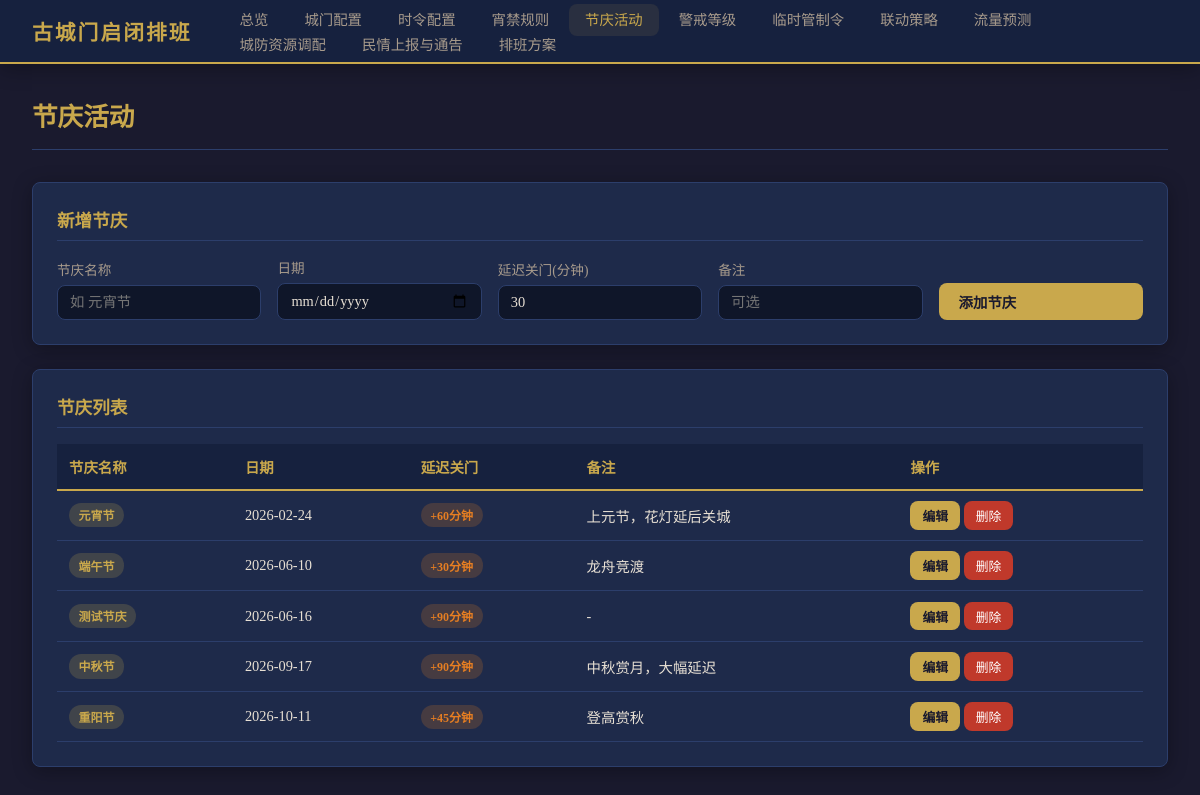
/festivals, run on an earlier commit of the app's database.
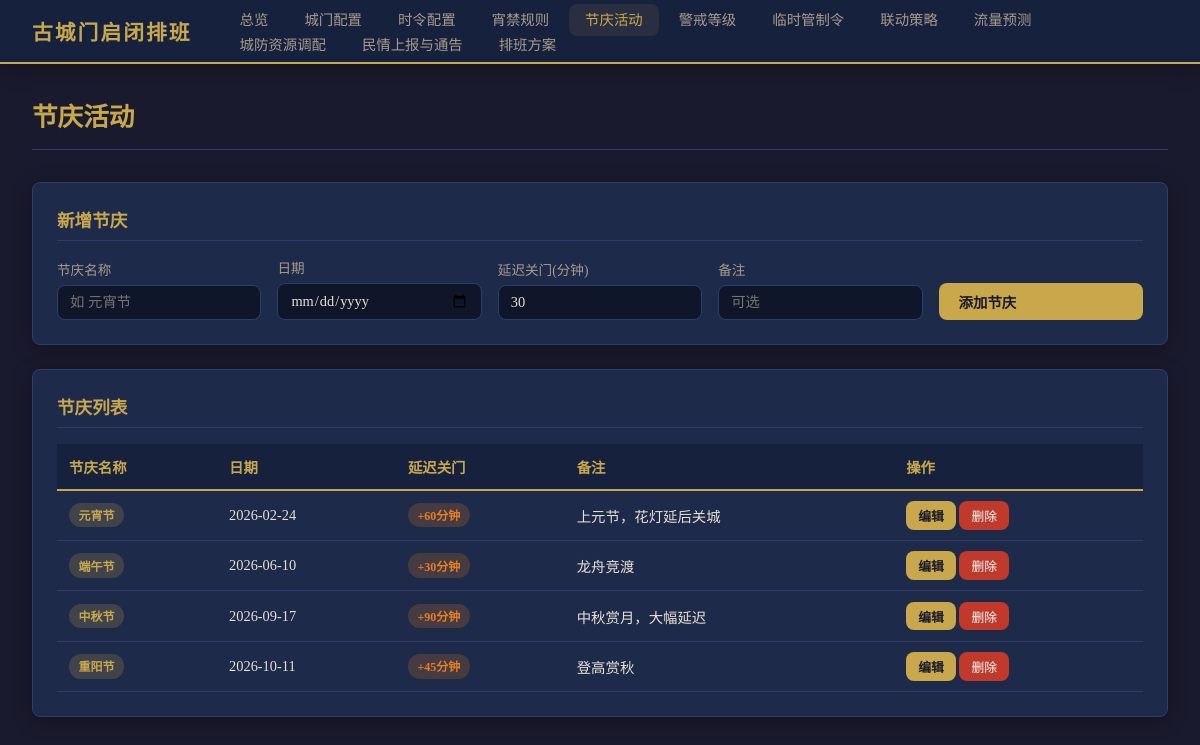
And on a later commit of the database.
### tables this page shows
CREATE TABLE festivals (
            id INTEGER PRIMARY KEY AUTOINCREMENT,
            festival_name TEXT NOT NULL,
            festival_date TEXT NOT NULL UNIQUE,
            delay_minutes INTEGER NOT NULL DEFAULT 30,
            notes TEXT DEFAULT ''
        );

### main.py (the view)
@app.get("/festivals", response_class=HTMLResponse)
async def festivals_page(request: Request, error: str = None):
    conn = get_db()
    festivals = conn.execute("SELECT * FROM festivals ORDER BY festival_date").fetchall()
    conn.close()
    return templates.TemplateResponse("festivals.html", {
        "request": request,
        "festivals": festivals,
        "active_page": "festivals",
        "error_msg": error,
    })

### templates/festivals.html (shortened to what this page needs)
{% extends "base.html" %}
{% block content %}
<div class="page-header">
    <h1>节庆活动</h1>
</div>
<div class="card">
    <h2>新增节庆</h2>
    <form action="/festivals/add" method="post" class="form-grid">
        <div class="form-group">
            <label>节庆名称</label>
            <input type="text" name="festival_name" required placeholder="如 元宵节">
        </div>
        <div class="form-group">
            <label>日期</label>
            <input type="date" name="festival_date" required>
        </div>
        <div class="form-group">
            <label>延迟关门(分钟)</label>
            <input type="number" name="delay_minutes" min="0" max="300" value="30" required>
        </div>
        <div class="form-group">
            <label>备注</label>
            <input type="text" name="notes" placeholder="可选">
        </div>
        <div class="form-group">
            <label>&nbsp;</label>
            <button type="submit" class="btn btn-primary">添加节庆</button>
        </div>
    </form>
</div>
<div class="card">
    <h2>节庆列表</h2>
    <div class="table-responsive">
        <table>
            <thead>
                <tr>
                    <th>节庆名称</th>
                    <th>日期</th>
                    <th>延迟关门</th>
                    <th>备注</th>
                    <th>操作</th>
                </tr>
            </thead>
            <tbody>
                {% for f in festivals %}
                <tr>
                    <td><span class="badge badge-gold">{{ f.festival_name }}</span></td>
                    <td>{{ f.festival_date }}</td>
                    <td><span class="badge badge-orange">+{{ f.delay_minutes }}分钟</span></td>
                    <td>{{ f.notes or '-' }}</td>
                    <td>
                        <button type="button" class="btn btn-primary btn-sm" onclick="openEditModal({{ f.id }}, '{{ f.festival_name }}', '{{ f.festival_date }}', {{ f.delay_minutes }}, '{{ f.notes or '' }}')">编辑</button>
                        <form action="/festivals/delete/{{ f.id }}" method="post" style="display:inline;"
                              onsubmit="return confirm('确定删除节庆 {{ f.festival_name }}？')">
                            <button type="submit" class="btn btn-danger btn-sm">删除</button>
                        </form>
                    </td>
                </tr>
                {% endfor %}
            </tbody>
        </table>
    </div>
</div>
{% endblock %}

What changed in the data, as far as the page shows it:
removed festivals: festival_name "测试节庆", festival_date "2026-06-16", delay_minutes "90", notes "-"
